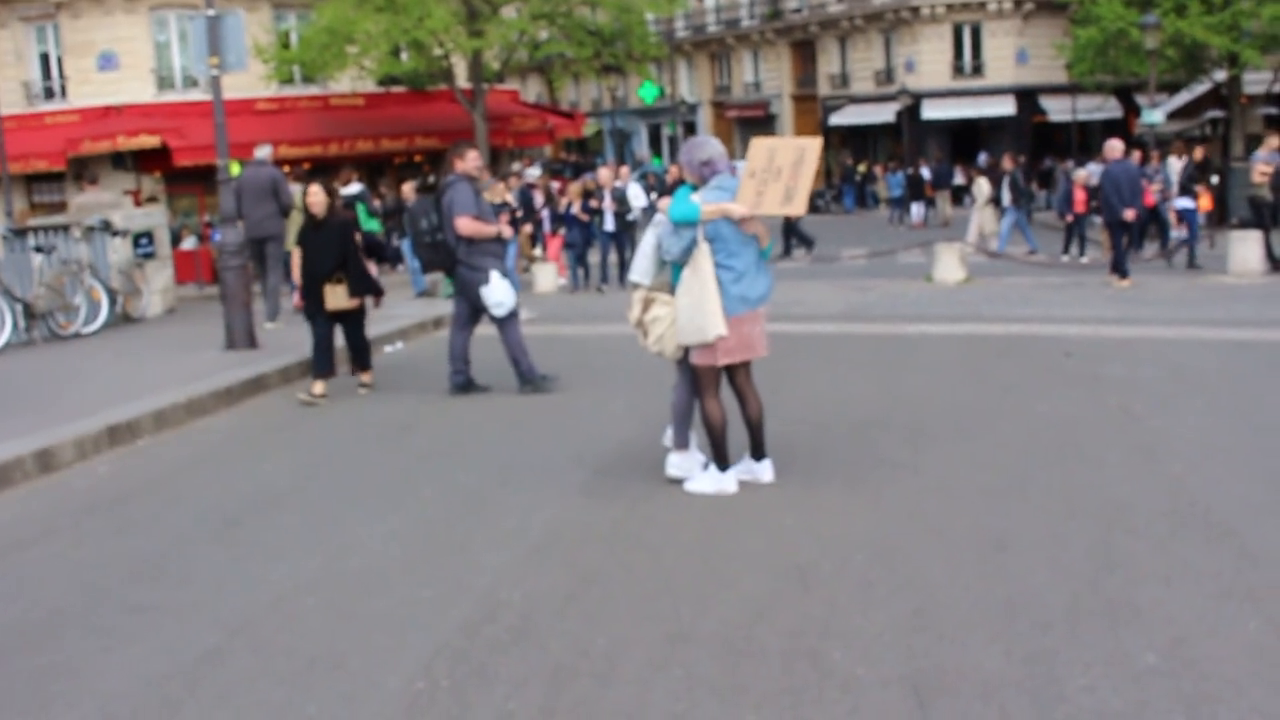
#> input picture frame 20 of BackEnd/libs/openpose-master/examples/media/video.avi, 1280 x 720 px, given in place of the camera
$ python Alternativ.py
#> lines starting #> are read from the running program, lines starting #| are printed output that depends on the picture; after the words box and inside, x2 and y2 are one past the last pixel; in counts of white or black regions, pixels touching at a corner belong together
import cv2
import numpy as np
import sys
import time
import argparse
import csv

# [30 lines left out: functions calculate_angle, find_arm_keypoints, draw_points_and_lines, not called in this run]

def calibrate_keypoints(cap, background, num_samples=90):
    print("Calibration starting in 15 seconds. Please stand in position.")
    print("CALIBRATION_START")
    cv2.waitKey(15000)
    contour_points = []

    for _ in range(num_samples):
        ret, frame = cap.read()

        if not ret:
            continue
        gray_frame = cv2.cvtColor(frame, cv2.COLOR_BGR2GRAY)
        fgMask = cv2.absdiff(background, gray_frame)
        _, fgMask = cv2.threshold(fgMask, 10, 255, cv2.THRESH_BINARY)
        kernel = cv2.getStructuringElement(cv2.MORPH_ELLIPSE, (3, 3))
        fgMask = cv2.morphologyEx(fgMask, cv2.MORPH_OPEN, kernel, iterations=2)
        fgMask = cv2.dilate(fgMask, kernel, iterations=3)
        contours, _ = cv2.findContours(fgMask, cv2.RETR_EXTERNAL, cv2.CHAIN_APPROX_SIMPLE)[-2:]

        if contours:
            body_contour = max(contours, key=cv2.contourArea)
            contour_points.extend(body_contour)

    contour_xs = [point[0][0] for point in contour_points]
    contour_ys = [point[0][1] for point in contour_points]

    return int(np.median(contour_xs)), int(np.median(contour_ys))


def main(exercise_time, difficulty, csv_filename="rep_angles.csv" ):


#> called with exercise_time = 60, difficulty = 'Mild', csv_filename = 'rep_angles.csv'
    exercise_time = 30

    # Set thresholds based on difficulty
    if difficulty == 'Mild':
        max_angle_for_rep = 70
        min_angle_for_rep = 140
        Succesful_rep = 120
    elif difficulty == 'Moderat':
        max_angle_for_rep = 70
        min_angle_for_rep = 130
        Succesful_rep = 110
    elif difficulty == 'Hårdt Ramt':
        max_angle_for_rep = 70
        min_angle_for_rep = 120
        Succesful_rep = 100
    else:
        # Default thresholds if difficulty is not recognized
        max_angle_for_rep = 70
        min_angle_for_rep = 130
        Succesful_rep = 130

    cap = cv2.VideoCapture(0)

    if not cap.isOpened():
        print("Error: Could not open camera.")
        return

    ret, background = cap.read()
#> background is the input picture: shape (720, 1280, 3); mean B, G, R 126.8, 125.8, 132.5

    if not ret:
        print("Error: Failed to capture frame.")
        return

    background = cv2.cvtColor(background, cv2.COLOR_BGR2GRAY)
#> background: shape (720, 1280)
    median_x, median_y = calibrate_keypoints(cap, background)
#> the loop in calibrate_keypoints, `for _ in range(num_samples):` made 30 passes
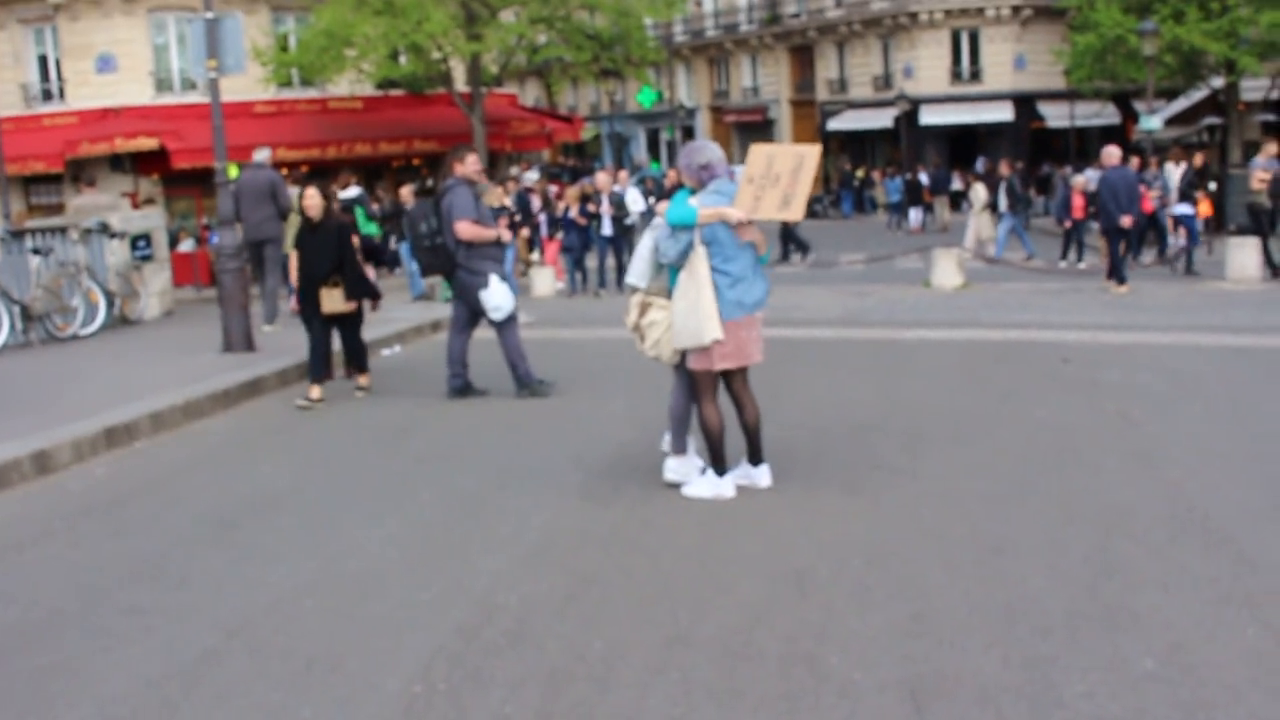
#> input picture frame 21 of BackEnd/libs/openpose-master/examples/media/video.avi, 1280 x 720 px, given in place of the camera
#> pass 1, in calibrate_keypoints, `fgMask = cv2.morphologyEx(fgMask, cv2.MORPH_OPEN, kernel, iterations=2)`:
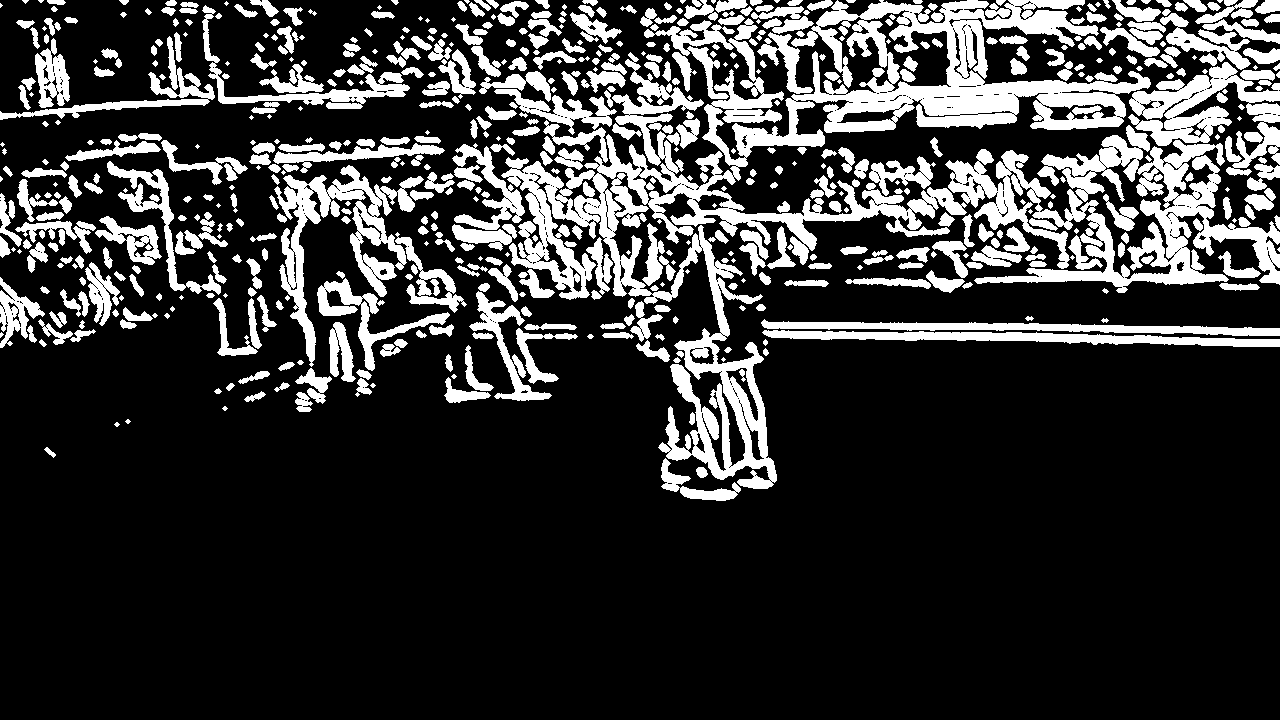
#> fgMask: shape (720, 1280); 21.3% white; 634 white regions (120 under 20 px), largest, box (x1, y1, x2, y2) and area: (501, 0, 1151, 489) 59496, (945, 125, 1280, 293) 19916, (274, 165, 424, 367) 7517
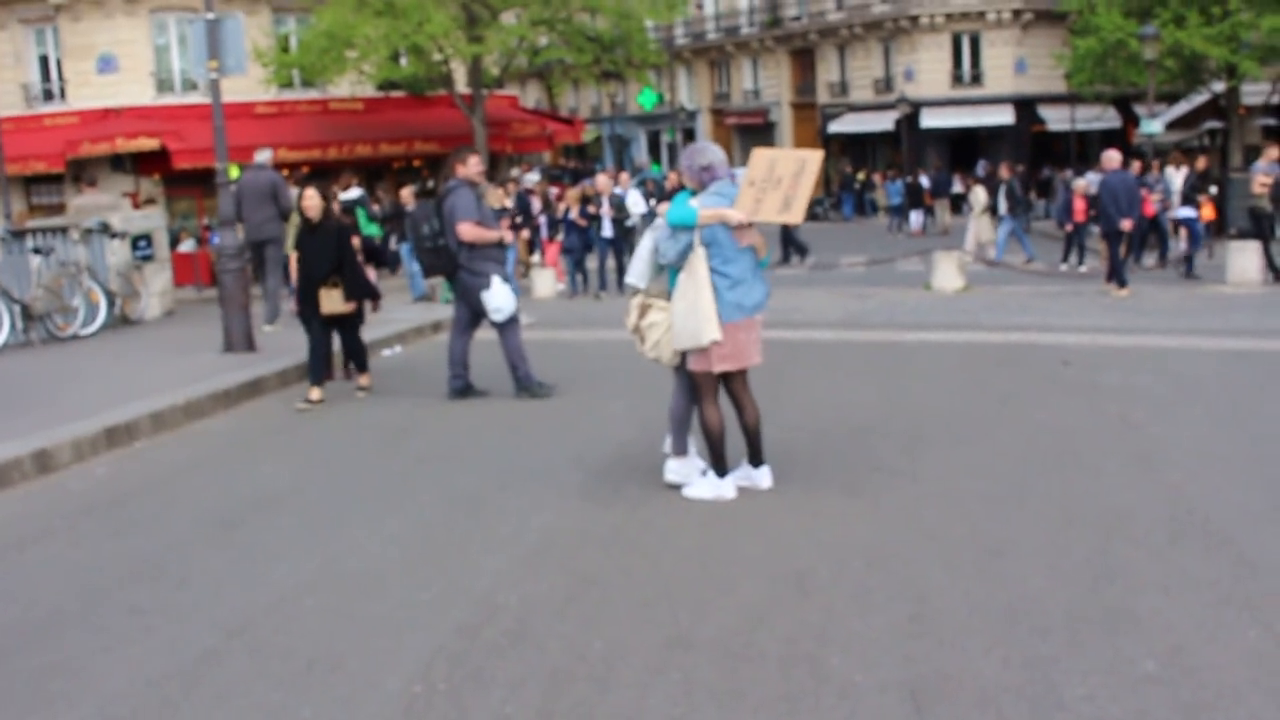
#> input picture frame 22 of BackEnd/libs/openpose-master/examples/media/video.avi, 1280 x 720 px, given in place of the camera
#> after the loop in calibrate_keypoints, `for _ in range(num_samples):`:
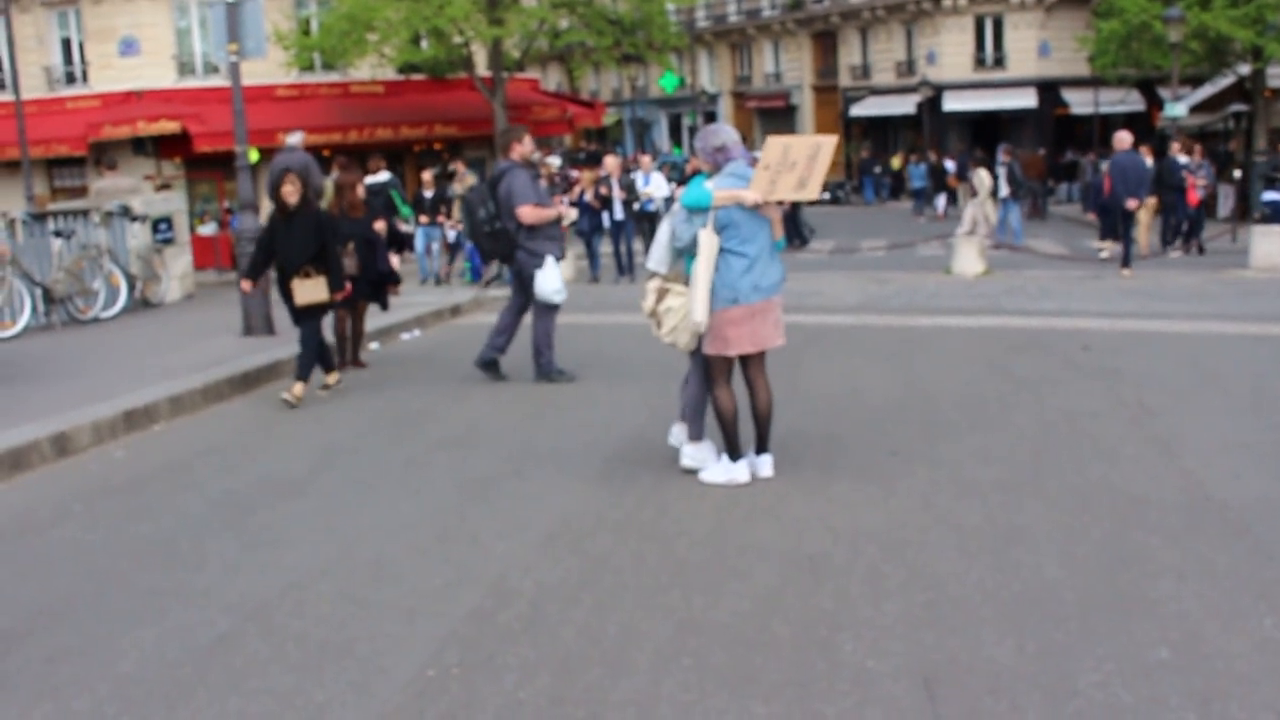
#> frame: shape (720, 1280, 3); mean B, G, R 123.6, 122.3, 128.6
#> after the loop in calibrate_keypoints, `for _ in range(num_samples):`: contour_points = 57994 items
    previous_angle, rep_count = 180, 0
    has_extended, wrist_extension_threshold = True, 90

    with open(csv_filename, mode='w', newline='') as csv_file:
        fieldnames = ['Rep', 'Time', 'Time_Diff_From_Last_Rep', 'Angle_Diff_From_Last_Rep', 'Highest_Angle', 'Contours_Count', 'Successful_Rep']
        writer = csv.DictWriter(csv_file, fieldnames=fieldnames)

        # Write the header to the CSV file
        writer.writeheader()

        start_time = time.time()
        rep_start_time = start_time  # Initialize the rep_start_time
        last_highest_angle = 0

        while time.time() - start_time < exercise_time:
            ret, frame = cap.read()
            if not ret:
                break

            # Initialize highest_angle and contours_count for each iteration
            highest_angle = 0
            contours_count = 0

            gray_frame = cv2.cvtColor(frame, cv2.COLOR_BGR2GRAY)
            fgMask = cv2.absdiff(background, gray_frame)
            _, fgMask = cv2.threshold(fgMask, 10, 255, cv2.THRESH_BINARY)
            kernel = cv2.getStructuringElement(cv2.MORPH_ELLIPSE, (3, 3))
            fgMask = cv2.morphologyEx(fgMask, cv2.MORPH_OPEN, kernel, iterations=2)
            fgMask = cv2.dilate(fgMask, kernel, iterations=3)
            contours, _ = cv2.findContours(fgMask, cv2.RETR_EXTERNAL, cv2.CHAIN_APPROX_SIMPLE)[-2:]

            # Count the number of contours in the current frame
            contours_count = len(contours)

            if contours:
                body_contour = max(contours, key=cv2.contourArea)
                shoulder, elbow, wrist = find_arm_keypoints(body_contour, median_x, median_y)
                elbow_angle = calculate_angle(shoulder, elbow, wrist)

                # Update highest_angle for the current iteration
                highest_angle = max(highest_angle, elbow_angle)
                print(elbow_angle)


                is_resting = elbow_angle > 160 and wrist[0] - median_x < wrist_extension_threshold
                elbow_angle_text = "Resting" if is_resting else f'Angle: {int(elbow_angle)} deg'
                cv2.putText(frame, elbow_angle_text, (10, 30), cv2.FONT_HERSHEY_SIMPLEX, 0.7, (255, 255, 255), 2)

                if has_extended and elbow_angle >= max_angle_for_rep and not is_resting:
                    has_extended = False

                if not has_extended and previous_angle > min_angle_for_rep and elbow_angle <= min_angle_for_rep:
                    rep_count += 1
                    has_extended = True

                    # Calculate the time passed since the last rep
                    time_since_last_rep = time.time() - rep_start_time
                    rep_start_time = time.time()  # Update rep_start_time for the next rep

                    # Calculate the time difference from the last rep
                    time_diff_from_last_rep = rep_start_time - start_time

                    successful_rep = elbow_angle > Succesful_rep

                    # Calculate the angle difference from the last rep
                    angle_diff_from_last_rep = highest_angle - last_highest_angle
                    last_highest_angle = highest_angle

                    print(f"Elbow Angle: {elbow_angle}, Successful Rep: {successful_rep}, "
                          f"Time since last rep: {time_since_last_rep}, Time diff from last rep: {time_diff_from_last_rep}, "
                          f"Angle diff from last rep: {angle_diff_from_last_rep}")

                    # Log the success status along with other information
                    writer.writerow({
                        'Rep': rep_count,
                        'Time': round(time_since_last_rep, 2),
                        'Time_Diff_From_Last_Rep': round(time_diff_from_last_rep, 2),
                        'Angle_Diff_From_Last_Rep': round(angle_diff_from_last_rep, 2),
                        'Highest_Angle': round(highest_angle, 2),
                        'Contours_Count': contours_count,
                        'Successful_Rep': 'Succesful' if successful_rep else 'Unsuccesful'
                    })

                elif has_extended and elbow_angle <= min_angle_for_rep:
                    has_extended = False

                previous_angle = elbow_angle
                draw_points_and_lines(frame, [shoulder, elbow, wrist])

            cv2.putText(frame, f'Reps: {rep_count}', (10, 70), cv2.FONT_HERSHEY_SIMPLEX, 0.7, (255, 255, 255), 2)
            cv2.imshow("Frame", frame)
            cv2.imshow("Foreground Mask", fgMask)

            if cv2.waitKey(1) & 0xFF == ord('q'):
                break

    cap.release()
    cv2.destroyAllWindows()
    print(rep_count)


if __name__ == "__main__":
    parser = argparse.ArgumentParser()
    parser.add_argument('--time', type=int, default=60, help='Exercise time in seconds')
    parser.add_argument('--difficulty', type=str, default='Mild', help='Difficulty level')
    args = parser.parse_args()

    main(args.time, args.difficulty)

$ run again, starting later in the video
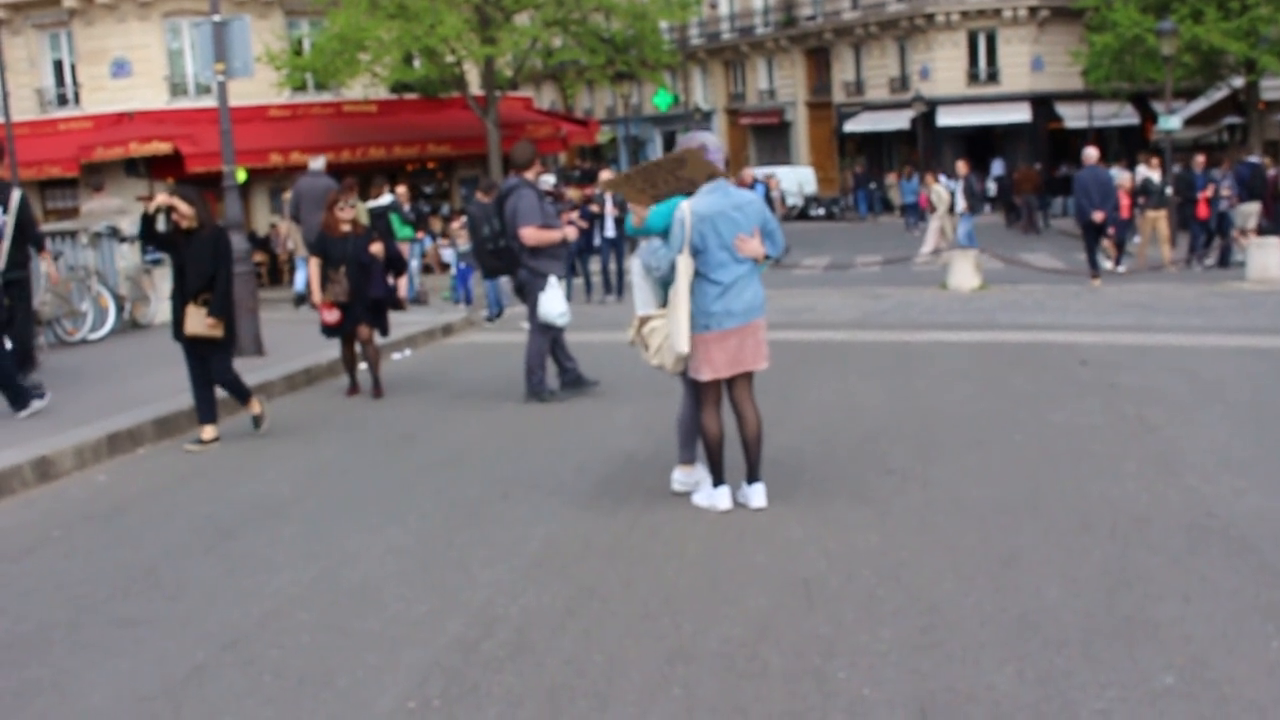
#> input picture frame 92 of BackEnd/libs/openpose-master/examples/media/video.avi, 1280 x 720 px, given in place of the camera
#> in main, background is the input picture: shape (720, 1280, 3); mean B, G, R 118.3, 117.4, 123.5
#> background: shape (720, 1280)
#> the loop in calibrate_keypoints, `for _ in range(num_samples):` made 30 passes
#> pass 1, in calibrate_keypoints, `fgMask = cv2.morphologyEx(fgMask, cv2.MORPH_OPEN, kernel, iterations=2)`:
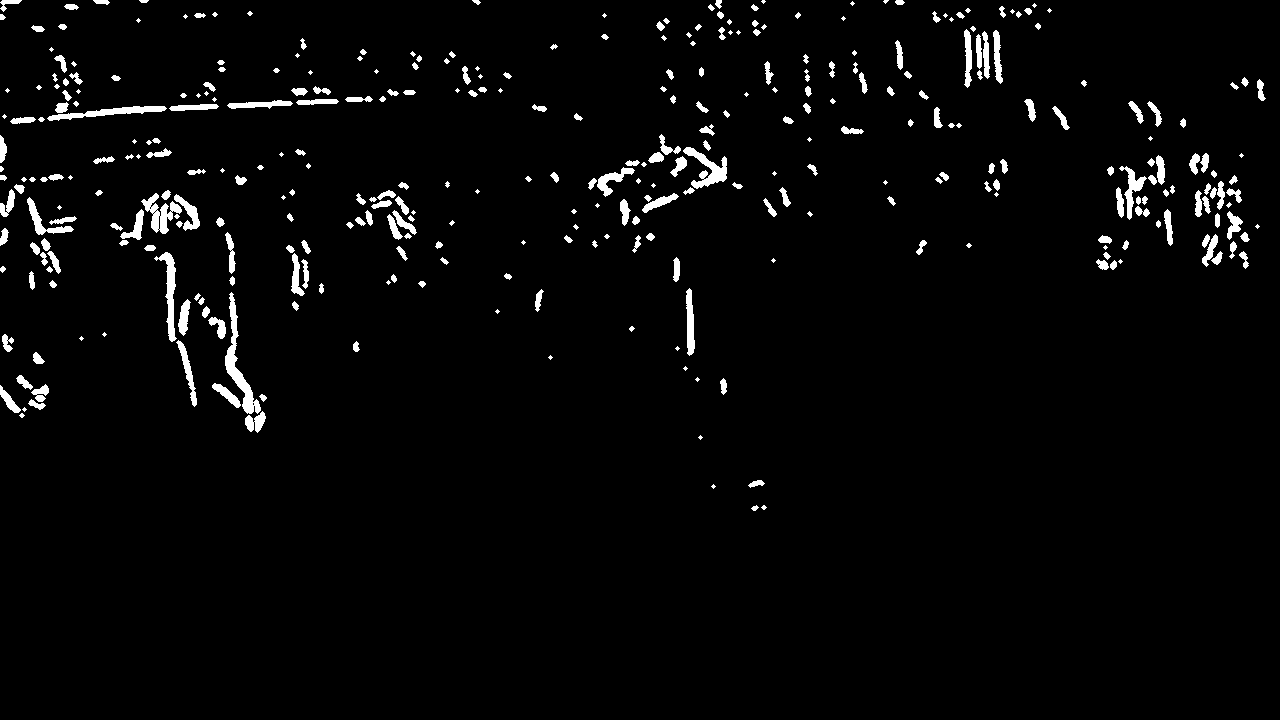
#> fgMask: shape (720, 1280); 2.9% white; 358 white regions (94 under 20 px), largest, box (x1, y1, x2, y2) and area: (225, 292, 261, 414) 1065, (683, 147, 727, 189) 725, (47, 106, 167, 121) 684
#> after the loop in calibrate_keypoints, `for _ in range(num_samples):`:
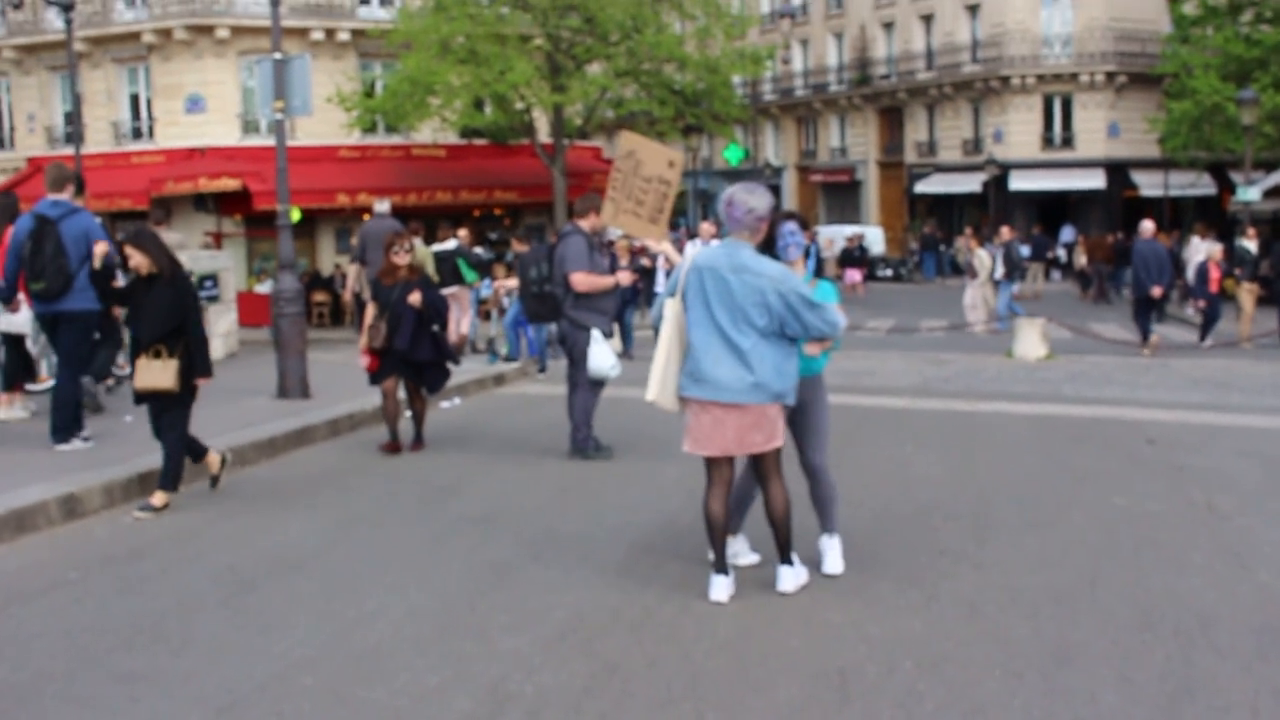
#> frame: shape (720, 1280, 3); mean B, G, R 116.6, 117, 123.1
#> after the loop in calibrate_keypoints, `for _ in range(num_samples):`: contour_points = 48965 items
